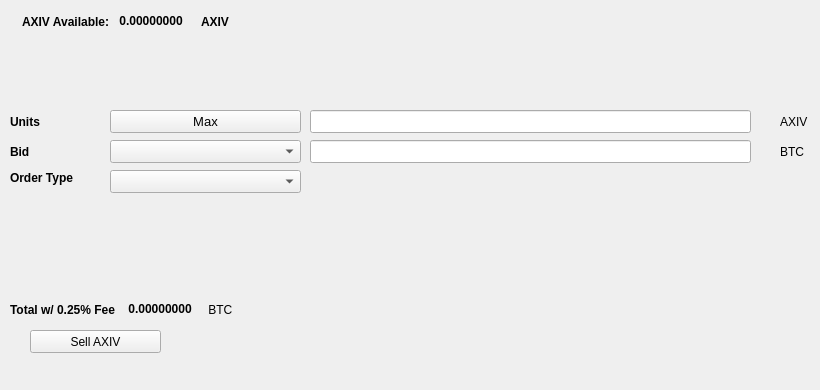
   <widget class="QWidget" name="SellTab">
    <attribute name="title">
     <string>Sell</string>
    </attribute>
    <widget class="QLabel" name="label_16">
     <property name="geometry">
      <rect>
       <x>780</x>
       <y>140</y>
       <width>31</width>
       <height>23</height>
      </rect>
     </property>
     <property name="text">
      <string>BTC</string>
     </property>
    </widget>
    <widget class="QComboBox" name="SellBidcomboBox">
     <property name="geometry">
      <rect>
       <x>110</x>
       <y>140</y>
       <width>191</width>
       <height>23</height>
      </rect>
     </property>
     <property name="font">
      <font>
       <pointsize>10</pointsize>
      </font>
     </property>
    </widget>
    <widget class="QLabel" name="label_18">
     <property name="geometry">
      <rect>
       <x>10</x>
       <y>110</y>
       <width>46</width>
       <height>23</height>
      </rect>
     </property>
     <property name="font">
      <font>
       <weight>75</weight>
       <bold>true</bold>
      </font>
     </property>
     <property name="text">
      <string>Units</string>
     </property>
    </widget>
    <widget class="QPushButton" name="Sell_Max_Amount">
     <property name="geometry">
      <rect>
       <x>110</x>
       <y>110</y>
       <width>191</width>
       <height>23</height>
      </rect>
     </property>
     <property name="font">
      <font>
       <pointsize>10</pointsize>
      </font>
     </property>
     <property name="text">
      <string>Max</string>
     </property>
    </widget>
    <widget class="QLabel" name="label_20">
     <property name="geometry">
      <rect>
       <x>10</x>
       <y>170</y>
       <width>91</width>
       <height>16</height>
      </rect>
     </property>
     <property name="font">
      <font>
       <weight>75</weight>
       <bold>true</bold>
      </font>
     </property>
     <property name="text">
      <string>Order Type</string>
     </property>
    </widget>
    <widget class="QComboBox" name="SellOrdertypeCombo">
     <property name="geometry">
      <rect>
       <x>110</x>
       <y>170</y>
       <width>191</width>
       <height>23</height>
      </rect>
     </property>
     <property name="font">
      <font>
       <pointsize>10</pointsize>
      </font>
     </property>
    </widget>
    <widget class="QLabel" name="label_21">
     <property name="geometry">
      <rect>
       <x>10</x>
       <y>140</y>
       <width>46</width>
       <height>23</height>
      </rect>
     </property>
     <property name="font">
      <font>
       <weight>75</weight>
       <bold>true</bold>
      </font>
     </property>
     <property name="text">
      <string>Bid</string>
     </property>
    </widget>
    <widget class="QLabel" name="label_22">
     <property name="geometry">
      <rect>
       <x>780</x>
       <y>110</y>
       <width>31</width>
       <height>23</height>
      </rect>
     </property>
     <property name="text">
      <string>AXIV</string>
     </property>
    </widget>
    <widget class="QLineEdit" name="UnitsInputAXIV">
     <property name="geometry">
      <rect>
       <x>310</x>
       <y>110</y>
       <width>441</width>
       <height>23</height>
      </rect>
     </property>
     <property name="font">
      <font>
       <pointsize>9</pointsize>
       <weight>75</weight>
       <bold>true</bold>
      </font>
     </property>
    </widget>
    <widget class="QLineEdit" name="SellBidPriceEdit">
     <property name="geometry">
      <rect>
       <x>310</x>
       <y>140</y>
       <width>441</width>
       <height>23</height>
      </rect>
     </property>
     <property name="font">
      <font>
       <pointsize>9</pointsize>
       <weight>75</weight>
       <bold>true</bold>
      </font>
     </property>
    </widget>
    <widget class="QPushButton" name="SellAXIVBTN">
     <property name="geometry">
      <rect>
       <x>30</x>
       <y>330</y>
       <width>131</width>
       <height>23</height>
      </rect>
     </property>
     <property name="text">
      <string>Sell AXIV</string>
     </property>
     <property name="icon">
      <iconset resource="../vitae">
       <normaloff>:/icons/bitcoin</normaloff>:/icons/bitcoin</iconset>
     </property>
    </widget>
    <widget class="QWidget" name="layoutWidget3">
     <property name="geometry">
      <rect>
       <x>22</x>
       <y>12</y>
       <width>258</width>
       <height>19</height>
      </rect>
     </property>
     <layout class="QHBoxLayout" name="horizontalLayout">
      <item>
       <widget class="QLabel" name="label232_2">
        <property name="font">
         <font>
          <weight>75</weight>
          <bold>true</bold>
         </font>
        </property>
        <property name="text">
         <string>AXIV Available:</string>
        </property>
       </widget>
      </item>
      <item>
       <widget class="QLabel" name="AXIVAvailableLabel">
        <property name="palette">
         <palette>
          <active>
           <colorrole role="WindowText">
            <brush brushstyle="SolidPattern">
             <color alpha="255">
              <red>0</red>
              <green>0</green>
              <blue>0</blue>
             </color>
            </brush>
           </colorrole>
           <colorrole role="Button">
            <brush brushstyle="SolidPattern">
             <color alpha="255">
              <red>0</red>
              <green>170</green>
              <blue>0</blue>
             </color>
            </brush>
           </colorrole>
           <colorrole role="Light">
            <brush brushstyle="SolidPattern">
             <color alpha="255">
              <red>0</red>
              <green>255</green>
              <blue>0</blue>
             </color>
            </brush>
           </colorrole>
           <colorrole role="Midlight">
            <brush brushstyle="SolidPattern">
             <color alpha="255">
              <red>0</red>
              <green>212</green>
              <blue>0</blue>
             </color>
            </brush>
           </colorrole>
           <colorrole role="Dark">
            <brush brushstyle="SolidPattern">
             <color alpha="255">
              <red>0</red>
              <green>85</green>
              <blue>0</blue>
             </color>
            </brush>
           </colorrole>
           <colorrole role="Mid">
            <brush brushstyle="SolidPattern">
             <color alpha="255">
              <red>0</red>
              <green>113</green>
              <blue>0</blue>
             </color>
            </brush>
           </colorrole>
           <colorrole role="Text">
            <brush brushstyle="SolidPattern">
             <color alpha="255">
              <red>0</red>
              <green>170</green>
              <blue>0</blue>
             </color>
            </brush>
           </colorrole>
           <colorrole role="BrightText">
            <brush brushstyle="SolidPattern">
             <color alpha="255">
              <red>255</red>
              <green>255</green>
              <blue>255</blue>
             </color>
            </brush>
           </colorrole>
           <colorrole role="ButtonText">
            <brush brushstyle="SolidPattern">
             <color alpha="255">
              <red>0</red>
              <green>0</green>
              <blue>0</blue>
             </color>
            </brush>
           </colorrole>
           <colorrole role="Base">
            <brush brushstyle="SolidPattern">
             <color alpha="255">
              <red>255</red>
              <green>255</green>
              <blue>255</blue>
             </color>
            </brush>
           </colorrole>
           <colorrole role="Window">
            <brush brushstyle="SolidPattern">
             <color alpha="255">
              <red>0</red>
              <green>170</green>
              <blue>0</blue>
             </color>
            </brush>
           </colorrole>
           <colorrole role="Shadow">
            <brush brushstyle="SolidPattern">
             <color alpha="255">
              <red>0</red>
              <green>0</green>
              <blue>0</blue>
             </color>
            </brush>
           </colorrole>
           <colorrole role="AlternateBase">
            <brush brushstyle="SolidPattern">
             <color alpha="255">
              <red>127</red>
              <green>212</green>
              <blue>127</blue>
             </color>
            </brush>
           </colorrole>
           <colorrole role="ToolTipBase">
            <brush brushstyle="SolidPattern">
             <color alpha="255">
              <red>255</red>
              <green>255</green>
              <blue>220</blue>
             </color>
            </brush>
           </colorrole>
           <colorrole role="ToolTipText">
            <brush brushstyle="SolidPattern">
             <color alpha="255">
              <red>0</red>
              <green>0</green>
              <blue>0</blue>
             </color>
            </brush>
           </colorrole>
          </active>
          <inactive>
           <colorrole role="WindowText">
            <brush brushstyle="SolidPattern">
             <color alpha="255">
              <red>0</red>
              <green>0</green>
              <blue>0</blue>
             </color>
            </brush>
           </colorrole>
           <colorrole role="Button">
            <brush brushstyle="SolidPattern">
             <color alpha="255">
              <red>0</red>
              <green>170</green>
              <blue>0</blue>
             </color>
            </brush>
           </colorrole>
           <colorrole role="Light">
            <brush brushstyle="SolidPattern">
             <color alpha="255">
              <red>0</red>
              <green>255</green>
              <blue>0</blue>
             </color>
            </brush>
           </colorrole>
           <colorrole role="Midlight">
            <brush brushstyle="SolidPattern">
             <color alpha="255">
              <red>0</red>
              <green>212</green>
              <blue>0</blue>
             </color>
            </brush>
           </colorrole>
           <colorrole role="Dark">
            <brush brushstyle="SolidPattern">
             <color alpha="255">
              <red>0</red>
              <green>85</green>
              <blue>0</blue>
             </color>
            </brush>
           </colorrole>
           <colorrole role="Mid">
            <brush brushstyle="SolidPattern">
             <color alpha="255">
              <red>0</red>
              <green>113</green>
              <blue>0</blue>
             </color>
            </brush>
           </colorrole>
           <colorrole role="Text">
            <brush brushstyle="SolidPattern">
             <color alpha="255">
              <red>0</red>
              <green>170</green>
              <blue>0</blue>
             </color>
            </brush>
           </colorrole>
           <colorrole role="BrightText">
            <brush brushstyle="SolidPattern">
             <color alpha="255">
              <red>255</red>
              <green>255</green>
              <blue>255</blue>
             </color>
            </brush>
           </colorrole>
           <colorrole role="ButtonText">
            <brush brushstyle="SolidPattern">
             <color alpha="255">
              <red>0</red>
              <green>0</green>
              <blue>0</blue>
             </color>
            </brush>
           </colorrole>
           <colorrole role="Base">
            <brush brushstyle="SolidPattern">
             <color alpha="255">
              <red>255</red>
              <green>255</green>
              <blue>255</blue>
             </color>
            </brush>
           </colorrole>
           <colorrole role="Window">
            <brush brushstyle="SolidPattern">
             <color alpha="255">
              <red>0</red>
              <green>170</green>
              <blue>0</blue>
             </color>
            </brush>
           </colorrole>
           <colorrole role="Shadow">
            <brush brushstyle="SolidPattern">
             <color alpha="255">
              <red>0</red>
              <green>0</green>
              <blue>0</blue>
             </color>
            </brush>
           </colorrole>
           <colorrole role="AlternateBase">
            <brush brushstyle="SolidPattern">
             <color alpha="255">
              <red>127</red>
              <green>212</green>
              <blue>127</blue>
             </color>
            </brush>
           </colorrole>
           <colorrole role="ToolTipBase">
            <brush brushstyle="SolidPattern">
             <color alpha="255">
              <red>255</red>
              <green>255</green>
              <blue>220</blue>
             </color>
            </brush>
           </colorrole>
           <colorrole role="ToolTipText">
            <brush brushstyle="SolidPattern">
             <color alpha="255">
              <red>0</red>
              <green>0</green>
              <blue>0</blue>
             </color>
            </brush>
           </colorrole>
          </inactive>
          <disabled>
           <colorrole role="WindowText">
            <brush brushstyle="SolidPattern">
             <color alpha="255">
              <red>0</red>
              <green>85</green>
              <blue>0</blue>
             </color>
            </brush>
           </colorrole>
           <colorrole role="Button">
            <brush brushstyle="SolidPattern">
             <color alpha="255">
              <red>0</red>
              <green>170</green>
              <blue>0</blue>
             </color>
            </brush>
           </colorrole>
           <colorrole role="Light">
            <brush brushstyle="SolidPattern">
             <color alpha="255">
              <red>0</red>
              <green>255</green>
              <blue>0</blue>
             </color>
            </brush>
           </colorrole>
           <colorrole role="Midlight">
            <brush brushstyle="SolidPattern">
             <color alpha="255">
              <red>0</red>
              <green>212</green>
              <blue>0</blue>
             </color>
            </brush>
           </colorrole>
           <colorrole role="Dark">
            <brush brushstyle="SolidPattern">
             <color alpha="255">
              <red>0</red>
              <green>85</green>
              <blue>0</blue>
             </color>
            </brush>
           </colorrole>
           <colorrole role="Mid">
            <brush brushstyle="SolidPattern">
             <color alpha="255">
              <red>0</red>
              <green>113</green>
              <blue>0</blue>
             </color>
            </brush>
           </colorrole>
           <colorrole role="Text">
            <brush brushstyle="SolidPattern">
             <color alpha="255">
              <red>0</red>
              <green>85</green>
              <blue>0</blue>
             </color>
            </brush>
           </colorrole>
           <colorrole role="BrightText">
            <brush brushstyle="SolidPattern">
             <color alpha="255">
              <red>255</red>
              <green>255</green>
              <blue>255</blue>
             </color>
            </brush>
           </colorrole>
           <colorrole role="ButtonText">
            <brush brushstyle="SolidPattern">
             <color alpha="255">
              <red>0</red>
              <green>85</green>
              <blue>0</blue>
             </color>
            </brush>
           </colorrole>
           <colorrole role="Base">
            <brush brushstyle="SolidPattern">
             <color alpha="255">
              <red>0</red>
              <green>170</green>
              <blue>0</blue>
             </color>
            </brush>
           </colorrole>
           <colorrole role="Window">
            <brush brushstyle="SolidPattern">
             <color alpha="255">
              <red>0</red>
              <green>170</green>
              <blue>0</blue>
             </color>
            </brush>
           </colorrole>
           <colorrole role="Shadow">
            <brush brushstyle="SolidPattern">
             <color alpha="255">
              <red>0</red>
              <green>0</green>
              <blue>0</blue>
             </color>
            </brush>
           </colorrole>
           <colorrole role="AlternateBase">
            <brush brushstyle="SolidPattern">
             <color alpha="255">
              <red>0</red>
              <green>170</green>
              <blue>0</blue>
             </color>
            </brush>
           </colorrole>
           <colorrole role="ToolTipBase">
            <brush brushstyle="SolidPattern">
             <color alpha="255">
              <red>255</red>
              <green>255</green>
              <blue>220</blue>
             </color>
            </brush>
           </colorrole>
           <colorrole role="ToolTipText">
            <brush brushstyle="SolidPattern">
             <color alpha="255">
              <red>0</red>
              <green>0</green>
              <blue>0</blue>
             </color>
            </brush>
           </colorrole>
          </disabled>
         </palette>
        </property>
        <property name="font">
         <font>
          <weight>75</weight>
          <bold>true</bold>
         </font>
        </property>
        <property name="text">
         <string> 0.00000000 </string>
        </property>
        <property name="textInteractionFlags">
         <set>Qt::LinksAccessibleByMouse|Qt::TextSelectableByKeyboard|Qt::TextSelectableByMouse</set>
        </property>
       </widget>
      </item>
      <item>
       <widget class="QLabel" name="labelAXIV">
        <property name="font">
         <font>
          <weight>75</weight>
          <bold>true</bold>
         </font>
        </property>
        <property name="text">
         <string>AXIV</string>
        </property>
       </widget>
      </item>
     </layout>
    </widget>
    <widget class="QWidget" name="layoutWidget">
     <property name="geometry">
      <rect>
       <x>10</x>
       <y>300</y>
       <width>268</width>
       <height>19</height>
      </rect>
     </property>
     <layout class="QHBoxLayout" name="horizontalLayout_2">
      <item>
       <widget class="QLabel" name="label_19">
        <property name="font">
         <font>
          <weight>75</weight>
          <bold>true</bold>
         </font>
        </property>
        <property name="text">
         <string>Total w/ 0.25% Fee </string>
        </property>
       </widget>
      </item>
      <item>
       <widget class="QLabel" name="SellCostLabel">
        <property name="palette">
         <palette>
          <active>
           <colorrole role="WindowText">
            <brush brushstyle="SolidPattern">
             <color alpha="255">
              <red>0</red>
              <green>0</green>
              <blue>0</blue>
             </color>
            </brush>
           </colorrole>
           <colorrole role="Button">
            <brush brushstyle="SolidPattern">
             <color alpha="255">
              <red>0</red>
              <green>170</green>
              <blue>0</blue>
             </color>
            </brush>
           </colorrole>
           <colorrole role="Light">
            <brush brushstyle="SolidPattern">
             <color alpha="255">
              <red>0</red>
              <green>255</green>
              <blue>0</blue>
             </color>
            </brush>
           </colorrole>
           <colorrole role="Midlight">
            <brush brushstyle="SolidPattern">
             <color alpha="255">
              <red>0</red>
              <green>212</green>
              <blue>0</blue>
             </color>
            </brush>
           </colorrole>
           <colorrole role="Dark">
            <brush brushstyle="SolidPattern">
             <color alpha="255">
              <red>0</red>
              <green>85</green>
              <blue>0</blue>
             </color>
            </brush>
           </colorrole>
           <colorrole role="Mid">
            <brush brushstyle="SolidPattern">
             <color alpha="255">
              <red>0</red>
              <green>113</green>
              <blue>0</blue>
             </color>
            </brush>
           </colorrole>
           <colorrole role="Text">
            <brush brushstyle="SolidPattern">
             <color alpha="255">
              <red>0</red>
              <green>170</green>
              <blue>0</blue>
             </color>
            </brush>
           </colorrole>
           <colorrole role="BrightText">
            <brush brushstyle="SolidPattern">
             <color alpha="255">
              <red>255</red>
              <green>255</green>
              <blue>255</blue>
             </color>
            </brush>
           </colorrole>
           <colorrole role="ButtonText">
            <brush brushstyle="SolidPattern">
             <color alpha="255">
              <red>0</red>
              <green>0</green>
              <blue>0</blue>
             </color>
            </brush>
           </colorrole>
           <colorrole role="Base">
            <brush brushstyle="SolidPattern">
             <color alpha="255">
              <red>255</red>
              <green>255</green>
              <blue>255</blue>
             </color>
            </brush>
           </colorrole>
           <colorrole role="Window">
            <brush brushstyle="SolidPattern">
             <color alpha="255">
              <red>0</red>
              <green>170</green>
              <blue>0</blue>
             </color>
            </brush>
           </colorrole>
           <colorrole role="Shadow">
            <brush brushstyle="SolidPattern">
             <color alpha="255">
              <red>0</red>
              <green>0</green>
              <blue>0</blue>
             </color>
            </brush>
           </colorrole>
           <colorrole role="AlternateBase">
            <brush brushstyle="SolidPattern">
             <color alpha="255">
              <red>127</red>
              <green>212</green>
              <blue>127</blue>
             </color>
            </brush>
           </colorrole>
           <colorrole role="ToolTipBase">
            <brush brushstyle="SolidPattern">
             <color alpha="255">
              <red>255</red>
              <green>255</green>
              <blue>220</blue>
             </color>
            </brush>
           </colorrole>
           <colorrole role="ToolTipText">
            <brush brushstyle="SolidPattern">
             <color alpha="255">
              <red>0</red>
              <green>0</green>
              <blue>0</blue>
             </color>
            </brush>
           </colorrole>
          </active>
          <inactive>
           <colorrole role="WindowText">
            <brush brushstyle="SolidPattern">
             <color alpha="255">
              <red>0</red>
              <green>0</green>
              <blue>0</blue>
             </color>
            </brush>
           </colorrole>
           <colorrole role="Button">
            <brush brushstyle="SolidPattern">
             <color alpha="255">
              <red>0</red>
              <green>170</green>
              <blue>0</blue>
             </color>
            </brush>
           </colorrole>
           <colorrole role="Light">
            <brush brushstyle="SolidPattern">
             <color alpha="255">
              <red>0</red>
              <green>255</green>
              <blue>0</blue>
             </color>
            </brush>
           </colorrole>
           <colorrole role="Midlight">
            <brush brushstyle="SolidPattern">
             <color alpha="255">
              <red>0</red>
              <green>212</green>
              <blue>0</blue>
             </color>
            </brush>
           </colorrole>
           <colorrole role="Dark">
            <brush brushstyle="SolidPattern">
             <color alpha="255">
              <red>0</red>
              <green>85</green>
              <blue>0</blue>
             </color>
            </brush>
           </colorrole>
           <colorrole role="Mid">
            <brush brushstyle="SolidPattern">
             <color alpha="255">
              <red>0</red>
              <green>113</green>
              <blue>0</blue>
             </color>
            </brush>
           </colorrole>
           <colorrole role="Text">
            <brush brushstyle="SolidPattern">
             <color alpha="255">
              <red>0</red>
              <green>170</green>
              <blue>0</blue>
             </color>
            </brush>
           </colorrole>
           <colorrole role="BrightText">
            <brush brushstyle="SolidPattern">
             <color alpha="255">
              <red>255</red>
              <green>255</green>
              <blue>255</blue>
             </color>
            </brush>
           </colorrole>
           <colorrole role="ButtonText">
            <brush brushstyle="SolidPattern">
             <color alpha="255">
              <red>0</red>
              <green>0</green>
              <blue>0</blue>
             </color>
            </brush>
           </colorrole>
           <colorrole role="Base">
            <brush brushstyle="SolidPattern">
             <color alpha="255">
              <red>255</red>
              <green>255</green>
              <blue>255</blue>
             </color>
            </brush>
           </colorrole>
           <colorrole role="Window">
            <brush brushstyle="SolidPattern">
             <color alpha="255">
              <red>0</red>
              <green>170</green>
              <blue>0</blue>
             </color>
            </brush>
           </colorrole>
           <colorrole role="Shadow">
            <brush brushstyle="SolidPattern">
             <color alpha="255">
              <red>0</red>
              <green>0</green>
              <blue>0</blue>
             </color>
            </brush>
           </colorrole>
           <colorrole role="AlternateBase">
            <brush brushstyle="SolidPattern">
             <color alpha="255">
              <red>127</red>
              <green>212</green>
              <blue>127</blue>
             </color>
            </brush>
           </colorrole>
           <colorrole role="ToolTipBase">
            <brush brushstyle="SolidPattern">
             <color alpha="255">
              <red>255</red>
              <green>255</green>
              <blue>220</blue>
             </color>
            </brush>
           </colorrole>
           <colorrole role="ToolTipText">
            <brush brushstyle="SolidPattern">
             <color alpha="255">
              <red>0</red>
              <green>0</green>
              <blue>0</blue>
             </color>
            </brush>
           </colorrole>
          </inactive>
          <disabled>
           <colorrole role="WindowText">
            <brush brushstyle="SolidPattern">
             <color alpha="255">
              <red>0</red>
              <green>85</green>
              <blue>0</blue>
             </color>
            </brush>
           </colorrole>
           <colorrole role="Button">
            <brush brushstyle="SolidPattern">
             <color alpha="255">
              <red>0</red>
              <green>170</green>
              <blue>0</blue>
             </color>
            </brush>
           </colorrole>
           <colorrole role="Light">
            <brush brushstyle="SolidPattern">
             <color alpha="255">
              <red>0</red>
              <green>255</green>
              <blue>0</blue>
             </color>
            </brush>
           </colorrole>
           <colorrole role="Midlight">
            <brush brushstyle="SolidPattern">
             <color alpha="255">
              <red>0</red>
              <green>212</green>
              <blue>0</blue>
             </color>
            </brush>
           </colorrole>
           <colorrole role="Dark">
            <brush brushstyle="SolidPattern">
             <color alpha="255">
              <red>0</red>
              <green>85</green>
              <blue>0</blue>
             </color>
            </brush>
           </colorrole>
           <colorrole role="Mid">
            <brush brushstyle="SolidPattern">
             <color alpha="255">
              <red>0</red>
              <green>113</green>
              <blue>0</blue>
             </color>
            </brush>
           </colorrole>
           <colorrole role="Text">
            <brush brushstyle="SolidPattern">
             <color alpha="255">
              <red>0</red>
              <green>85</green>
              <blue>0</blue>
             </color>
            </brush>
           </colorrole>
           <colorrole role="BrightText">
            <brush brushstyle="SolidPattern">
             <color alpha="255">
              <red>255</red>
              <green>255</green>
              <blue>255</blue>
             </color>
            </brush>
           </colorrole>
           <colorrole role="ButtonText">
            <brush brushstyle="SolidPattern">
             <color alpha="255">
              <red>0</red>
              <green>85</green>
              <blue>0</blue>
             </color>
            </brush>
           </colorrole>
           <colorrole role="Base">
            <brush brushstyle="SolidPattern">
             <color alpha="255">
              <red>0</red>
              <green>170</green>
              <blue>0</blue>
             </color>
            </brush>
           </colorrole>
           <colorrole role="Window">
            <brush brushstyle="SolidPattern">
             <color alpha="255">
              <red>0</red>
              <green>170</green>
              <blue>0</blue>
             </color>
            </brush>
           </colorrole>
           <colorrole role="Shadow">
            <brush brushstyle="SolidPattern">
             <color alpha="255">
              <red>0</red>
              <green>0</green>
              <blue>0</blue>
             </color>
            </brush>
           </colorrole>
           <colorrole role="AlternateBase">
            <brush brushstyle="SolidPattern">
             <color alpha="255">
              <red>0</red>
              <green>170</green>
              <blue>0</blue>
             </color>
            </brush>
           </colorrole>
           <colorrole role="ToolTipBase">
            <brush brushstyle="SolidPattern">
             <color alpha="255">
              <red>255</red>
              <green>255</green>
              <blue>220</blue>
             </color>
            </brush>
           </colorrole>
           <colorrole role="ToolTipText">
            <brush brushstyle="SolidPattern">
             <color alpha="255">
              <red>0</red>
              <green>0</green>
              <blue>0</blue>
             </color>
            </brush>
           </colorrole>
          </disabled>
         </palette>
        </property>
        <property name="font">
         <font>
          <weight>75</weight>
          <bold>true</bold>
         </font>
        </property>
        <property name="autoFillBackground">
         <bool>false</bool>
        </property>
        <property name="text">
         <string> 0.00000000</string>
        </property>
        <property name="textInteractionFlags">
         <set>Qt::LinksAccessibleByMouse|Qt::TextSelectableByMouse</set>
        </property>
       </widget>
      </item>
      <item>
       <widget class="QLabel" name="label_17">
        <property name="font">
         <font>
          <weight>50</weight>
          <bold>false</bold>
         </font>
        </property>
        <property name="text">
         <string> BTC</string>
        </property>
       </widget>
      </item>
     </layout>
    </widget>
    <widget class="QLabel" name="label_23">
     <property name="geometry">
      <rect>
       <x>460</x>
       <y>300</y>
       <width>281</width>
       <height>81</height>
      </rect>
     </property>
     <property name="text">
      <string/>
     </property>
     <property name="pixmap">
      <pixmap>:/images/bittrex</pixmap>
     </property>
    </widget>
   </widget>
